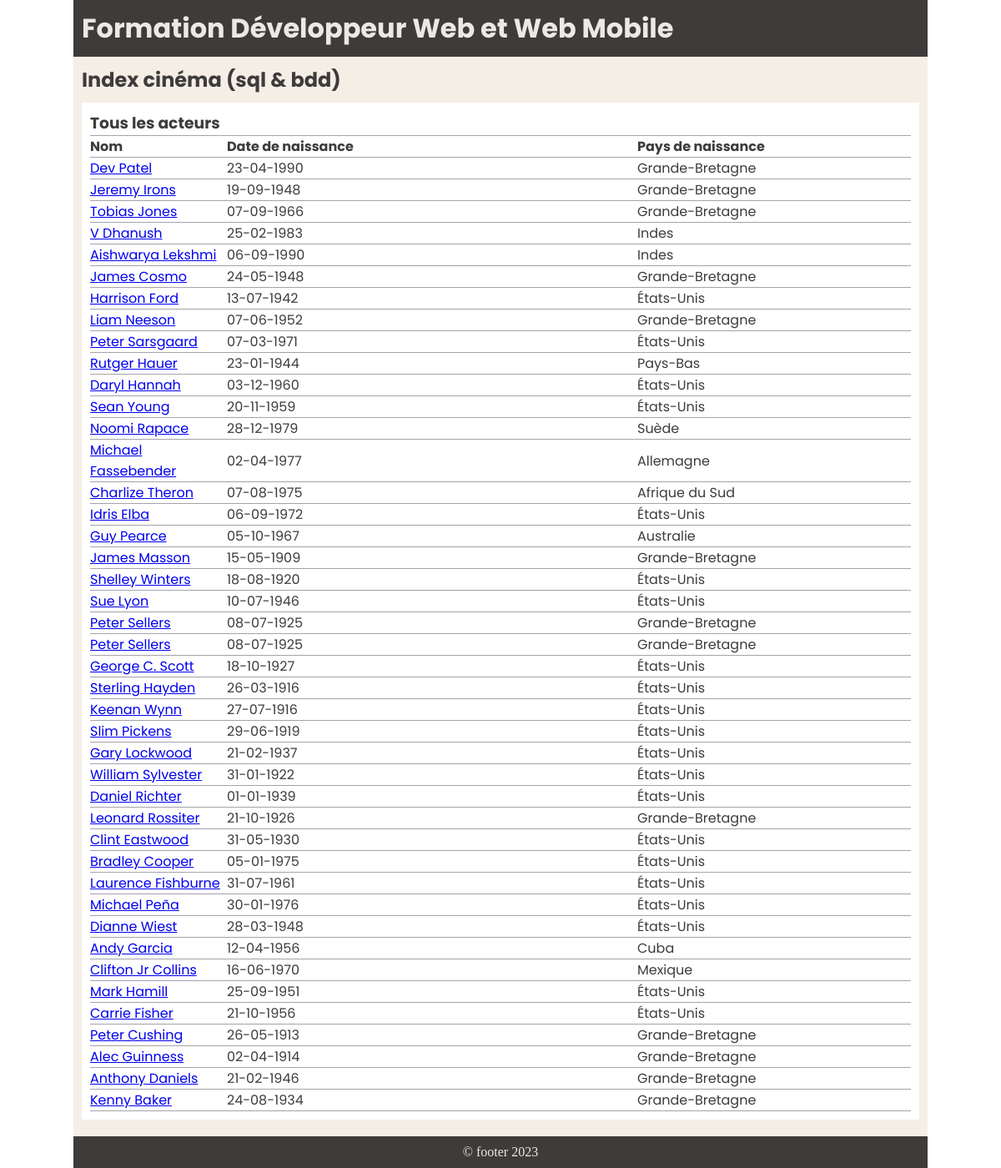
The page /exercice_cinema_sql_bdd/pages_cinema/tous_les_acteurs.php on the database its author committed.
### tables this page shows
CREATE TABLE IF NOT EXISTS `acteur` (
  `id_acteur` int NOT NULL AUTO_INCREMENT,
  `id_personne` int NOT NULL DEFAULT '0',
  PRIMARY KEY (`id_acteur`),
  KEY `FK_acteur_personne` (`id_personne`),
  CONSTRAINT `FK_acteur_personne` FOREIGN KEY (`id_personne`) REFERENCES `personne` (`id_personne`)
);

CREATE TABLE IF NOT EXISTS `personne` (
  `id_personne` int NOT NULL AUTO_INCREMENT,
  `nom_personne` varchar(50) NOT NULL,
  `prenom_personne` varchar(50) NOT NULL,
  `date_naiss_personne` date NOT NULL,
  `lieu_naiss_personne` varchar(50) NOT NULL,
  `genre_personne` varchar(50) NOT NULL,
  PRIMARY KEY (`id_personne`)
);

### exercice_cinema_sql_bdd/pages_cinema/tous_les_acteurs.php (the view, shortened to what this page needs)
<!DOCTYPE html>
<html lang="en">
<head>
    <link rel="stylesheet" href="../public/css/style.css">
</head>
<body>
    <div class="container">
        <header>
            <h1>Formation Développeur Web et Web Mobile</h1>
        </header>
        <main>
            <h2>Index cinéma (sql & bdd)</h2>
            <section>
                <?php
                try {
                    $mysqlConnection = new PDO(
                        'mysql:host=localhost;dbname=cinema_hamid;charset=utf8',
                        'root',
                        '',
                        [PDO::ATTR_ERRMODE => PDO::ERRMODE_EXCEPTION],
                    );
                }
                catch (Exception $e) {
                    die('Erreur : ' . $e->getMessage());
                }
                $sqlQuery = 'SELECT *,
                                CONCAT(p.prenom_personne,\'  \', p.nom_personne) AS nom_acteur
                            FROM personne p
                            INNER JOIN acteur a
                    ON p.id_personne = a.id_personne;';
                $realisateurStatement = $mysqlConnection->prepare($sqlQuery);
                $realisateurStatement->execute();
                $realisateurs = $realisateurStatement->fetchAll();
                if ($realisateurs > 0) {
                    echo "
                    <h3>Tous les acteurs</h3>
                    <table><!--
                        <caption>Liste des acteurs</caption>-->
                        <thead>
                            <tr>
                                <th>Nom</th>
                                <th>Date de naissance</th>
                                <th>Pays de naissance</th>
                            </tr>
                            <thead>
                            <tbody>
                            <tr>";
                            foreach ($realisateurs as $realisateur) {
                                echo
                                    "<td><a href='detail_acteur.php?id=" . $realisateur['id_acteur'] . "' class='lien-pages'>" . $realisateur['nom_acteur'] . "</a></td>
                                    <td>" . date('d-m-Y', strtotime($realisateur['date_naiss_personne'])) . "</td>
                                    <td>" . $realisateur['lieu_naiss_personne'] . "</td>
                                </tr>";
                            }
                    echo "</table>";
                } else {
                    echo "0 no results";
                }
                ?>
                </section>
        </main>
        <footer>&copy footer 2023</footer>
    </div>
</body>
</html>

### exercice_cinema_sql_bdd/public/css/style.css (style rules this page uses)
* { font-family: "Poppins"; }
body { font-family: 'Neucha', sans-serif; }
.container { display: grid; grid-template-columns: 1fr; grid-template-areas: "header" "main" "footer"; max-width: 1024px; margin: 0px auto; }
header { grid-area: header; color: #ece9e5; padding: 10px; background-color: #3d3c3b; }
main { grid-area: main; color: #3d3c3b; padding: 10px; background-color: #f5eee5; }
section { margin: 10px 0; padding: 10px; background-color: #ffffff; }
table { width: 100%; border-collapse: collapse; }
thead th:nth-child(1) { width: 15%; }
thead th:nth-child(2) { width: 45%; }
thead th:nth-child(3) { width: 30%; }
th, td { text-align: left; border-bottom: 1px solid #a3a4aa; border-top: 1px solid #a3a4aa; }
footer { grid-area: footer; font-family: Neucha, cursive; color: #ece9e5; text-align: center; padding: 10px; background-color: #3d3c3b; }

### rows shown on the page
acteur: nom_acteur "Dev Patel", id_personne.date_naiss_personne "23-04-1990", id_personne.lieu_naiss_personne "Grande-Bretagne"
acteur: nom_acteur "Jeremy Irons", id_personne.date_naiss_personne "19-09-1948", id_personne.lieu_naiss_personne "Grande-Bretagne"
acteur: nom_acteur "Tobias Jones", id_personne.date_naiss_personne "07-09-1966", id_personne.lieu_naiss_personne "Grande-Bretagne"
acteur: nom_acteur "V Dhanush", id_personne.date_naiss_personne "25-02-1983", id_personne.lieu_naiss_personne "Indes"
acteur: nom_acteur "Aishwarya Lekshmi", id_personne.date_naiss_personne "06-09-1990", id_personne.lieu_naiss_personne "Indes"
acteur: nom_acteur "James Cosmo", id_personne.date_naiss_personne "24-05-1948", id_personne.lieu_naiss_personne "Grande-Bretagne"
acteur: nom_acteur "Harrison Ford", id_personne.date_naiss_personne "13-07-1942", id_personne.lieu_naiss_personne "États-Unis"
acteur: nom_acteur "Liam Neeson", id_personne.date_naiss_personne "07-06-1952", id_personne.lieu_naiss_personne "Grande-Bretagne"
acteur: nom_acteur "Peter Sarsgaard", id_personne.date_naiss_personne "07-03-1971", id_personne.lieu_naiss_personne "États-Unis"
acteur: nom_acteur "Rutger Hauer", id_personne.date_naiss_personne "23-01-1944", id_personne.lieu_naiss_personne "Pays-Bas"
acteur: nom_acteur "Daryl Hannah", id_personne.date_naiss_personne "03-12-1960", id_personne.lieu_naiss_personne "États-Unis"
acteur: nom_acteur "Sean Young", id_personne.date_naiss_personne "20-11-1959", id_personne.lieu_naiss_personne "États-Unis"
acteur: nom_acteur "Noomi Rapace", id_personne.date_naiss_personne "28-12-1979", id_personne.lieu_naiss_personne "Suède"
acteur: nom_acteur "Michael Fassebender", id_personne.date_naiss_personne "02-04-1977", id_personne.lieu_naiss_personne "Allemagne"
acteur: nom_acteur "Charlize Theron", id_personne.date_naiss_personne "07-08-1975", id_personne.lieu_naiss_personne "Afrique du Sud"
acteur: nom_acteur "Idris Elba", id_personne.date_naiss_personne "06-09-1972", id_personne.lieu_naiss_personne "États-Unis"
acteur: nom_acteur "Guy Pearce", id_personne.date_naiss_personne "05-10-1967", id_personne.lieu_naiss_personne "Australie"
acteur: nom_acteur "James Masson", id_personne.date_naiss_personne "15-05-1909", id_personne.lieu_naiss_personne "Grande-Bretagne"
acteur: nom_acteur "Shelley Winters", id_personne.date_naiss_personne "18-08-1920", id_personne.lieu_naiss_personne "États-Unis"
acteur: nom_acteur "Sue Lyon", id_personne.date_naiss_personne "10-07-1946", id_personne.lieu_naiss_personne "États-Unis"
acteur: nom_acteur "Peter Sellers", id_personne.date_naiss_personne "08-07-1925", id_personne.lieu_naiss_personne "Grande-Bretagne"
acteur: nom_acteur "Peter Sellers", id_personne.date_naiss_personne "08-07-1925", id_personne.lieu_naiss_personne "Grande-Bretagne"
acteur: nom_acteur "George C. Scott", id_personne.date_naiss_personne "18-10-1927", id_personne.lieu_naiss_personne "États-Unis"
acteur: nom_acteur "Sterling Hayden", id_personne.date_naiss_personne "26-03-1916", id_personne.lieu_naiss_personne "États-Unis"
acteur: nom_acteur "Keenan Wynn", id_personne.date_naiss_personne "27-07-1916", id_personne.lieu_naiss_personne "États-Unis"
acteur: nom_acteur "Slim Pickens", id_personne.date_naiss_personne "29-06-1919", id_personne.lieu_naiss_personne "États-Unis"
acteur: nom_acteur "Gary Lockwood", id_personne.date_naiss_personne "21-02-1937", id_personne.lieu_naiss_personne "États-Unis"
acteur: nom_acteur "William Sylvester", id_personne.date_naiss_personne "31-01-1922", id_personne.lieu_naiss_personne "États-Unis"
acteur: nom_acteur "Daniel Richter", id_personne.date_naiss_personne "01-01-1939", id_personne.lieu_naiss_personne "États-Unis"
acteur: nom_acteur "Leonard Rossiter", id_personne.date_naiss_personne "21-10-1926", id_personne.lieu_naiss_personne "Grande-Bretagne"
acteur: nom_acteur "Clint Eastwood", id_personne.date_naiss_personne "31-05-1930", id_personne.lieu_naiss_personne "États-Unis"
acteur: nom_acteur "Bradley Cooper", id_personne.date_naiss_personne "05-01-1975", id_personne.lieu_naiss_personne "États-Unis"
acteur: nom_acteur "Laurence Fishburne", id_personne.date_naiss_personne "31-07-1961", id_personne.lieu_naiss_personne "États-Unis"
acteur: nom_acteur "Michael Peña", id_personne.date_naiss_personne "30-01-1976", id_personne.lieu_naiss_personne "États-Unis"
acteur: nom_acteur "Dianne Wiest", id_personne.date_naiss_personne "28-03-1948", id_personne.lieu_naiss_personne "États-Unis"
acteur: nom_acteur "Andy Garcia", id_personne.date_naiss_personne "12-04-1956", id_personne.lieu_naiss_personne "Cuba"
acteur: nom_acteur "Clifton Jr Collins", id_personne.date_naiss_personne "16-06-1970", id_personne.lieu_naiss_personne "Mexique"
acteur: nom_acteur "Mark Hamill", id_personne.date_naiss_personne "25-09-1951", id_personne.lieu_naiss_personne "États-Unis"
acteur: nom_acteur "Carrie Fisher", id_personne.date_naiss_personne "21-10-1956", id_personne.lieu_naiss_personne "États-Unis"
acteur: nom_acteur "Peter Cushing", id_personne.date_naiss_personne "26-05-1913", id_personne.lieu_naiss_personne "Grande-Bretagne"
acteur: nom_acteur "Alec Guinness", id_personne.date_naiss_personne "02-04-1914", id_personne.lieu_naiss_personne "Grande-Bretagne"
acteur: nom_acteur "Anthony Daniels", id_personne.date_naiss_personne "21-02-1946", id_personne.lieu_naiss_personne "Grande-Bretagne"
acteur: nom_acteur "Kenny Baker", id_personne.date_naiss_personne "24-08-1934", id_personne.lieu_naiss_personne "Grande-Bretagne"
